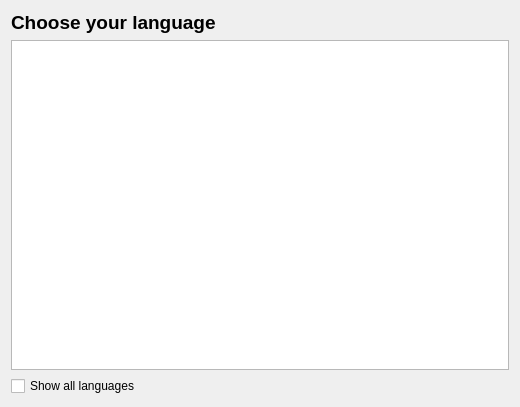
<?xml version="1.0" encoding="UTF-8"?>
<ui version="4.0">
 <class>Language</class>
 <widget class="QWidget" name="Language">
  <property name="geometry">
   <rect>
    <x>0</x>
    <y>0</y>
    <width>520</width>
    <height>407</height>
   </rect>
  </property>
  <property name="windowTitle">
   <string>Form</string>
  </property>
  <layout class="QVBoxLayout" name="verticalLayout">
   <item>
    <widget class="QLabel" name="label">
     <property name="text">
      <string>&lt;html&gt;&lt;head/&gt;&lt;body&gt;&lt;p&gt;&lt;span style=&quot; font-size:14pt; font-weight:600;&quot;&gt;Choose your language&lt;/span&gt;&lt;/p&gt;&lt;/body&gt;&lt;/html&gt;</string>
     </property>
    </widget>
   </item>
   <item>
    <widget class="QListWidget" name="languages">
     <property name="editTriggers">
      <set>QAbstractItemView::NoEditTriggers</set>
     </property>
     <property name="showDropIndicator" stdset="0">
      <bool>false</bool>
     </property>
    </widget>
   </item>
   <item>
    <widget class="QCheckBox" name="showAll">
     <property name="text">
      <string>Show all languages</string>
     </property>
    </widget>
   </item>
  </layout>
 </widget>
 <resources/>
 <connections/>
</ui>
